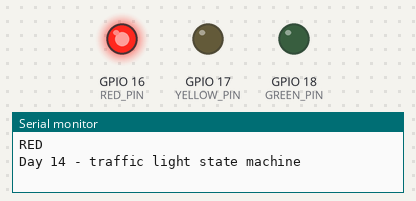
Simulated run of this sketch. Board: ESP32. Shown: output pins drawn as LEDs (lit = HIGH), the last lines printed to the serial monitor.

Above: at 2.0 s.
At 6.0 s:
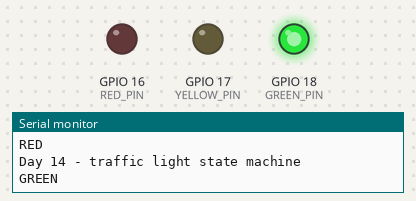
At 8.7 s:
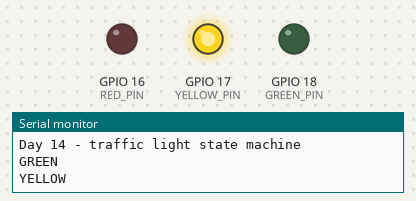
Timing chart, 0 to 12.4 s (numbered marks = the images above):
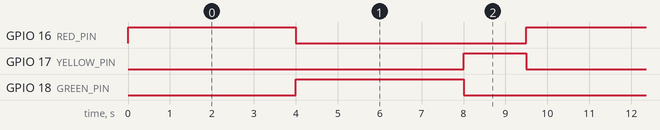

Measured:
- by itself, GPIO 16 (RED_PIN), GPIO 18 (GREEN_PIN): alternates HIGH for 4.0 s and LOW for 5.5 s
- by itself, GPIO 17 (YELLOW_PIN): alternates HIGH for 1.5 s and LOW for 8.0 s
- by itself, everything shown: repeats every 9.5 s, in 3 steps

The sketch:

day_14_week_2_mini_project_traffic_light.ino
```cpp
// Day 14: Traffic light using a millis()-based state machine.
// Red GPIO 16, Yellow GPIO 17, Green GPIO 18.
// Each LED needs its own 220-330 ohm series resistor.
const int RED_PIN = 16;
const int YELLOW_PIN = 17;
const int GREEN_PIN = 18;
enum TrafficState { RED, GREEN, YELLOW };
TrafficState state = RED;
unsigned long stateStartedAt = 0;
const unsigned long RED_MS = 4000;
const unsigned long GREEN_MS = 4000;
const unsigned long YELLOW_MS = 1500;

void setLights(bool redOn, bool yellowOn, bool greenOn) {
  digitalWrite(RED_PIN, redOn ? HIGH : LOW);
  digitalWrite(YELLOW_PIN, yellowOn ? HIGH : LOW);
  digitalWrite(GREEN_PIN, greenOn ? HIGH : LOW);
}
void enterState(TrafficState nextState, unsigned long now) {
  state = nextState;
  stateStartedAt = now;
  switch (state) {
    case RED: setLights(true, false, false); Serial.println("RED"); break;
    case GREEN: setLights(false, false, true); Serial.println("GREEN"); break;
    case YELLOW: setLights(false, true, false); Serial.println("YELLOW"); break;
  }
}
void setup() {
  Serial.begin(115200);
  pinMode(RED_PIN, OUTPUT);
  pinMode(YELLOW_PIN, OUTPUT);
  pinMode(GREEN_PIN, OUTPUT);
  enterState(RED, millis());
  Serial.println("Day 14 - traffic light state machine");
}
void loop() {
  const unsigned long now = millis();
  const unsigned long elapsed = now - stateStartedAt;
  if (state == RED && elapsed >= RED_MS) enterState(GREEN, now);
  else if (state == GREEN && elapsed >= GREEN_MS) enterState(YELLOW, now);
  else if (state == YELLOW && elapsed >= YELLOW_MS) enterState(RED, now);
}
```
